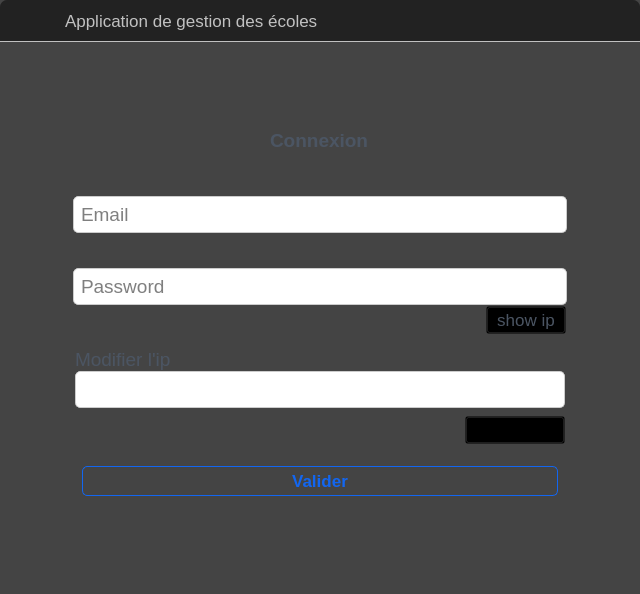
<?xml version="1.0" encoding="UTF-8"?>
<ui version="4.0">
 <class>Dialog</class>
 <widget class="QDialog" name="Dialog">
  <property name="geometry">
   <rect>
    <x>0</x>
    <y>0</y>
    <width>640</width>
    <height>594</height>
   </rect>
  </property>
  <property name="windowTitle">
   <string>Dialog</string>
  </property>
  <property name="styleSheet">
   <string notr="true">QDialog{background: transparent}
#Dialog{background: transparent}
#widget{background: #444}

QWidget,QFrame, #frame,frame{
background: transparent;
}
#label_connect_4{color:#c1c1c1;font-size:13pt}


#label_75{
font-size:14pt;
color:#eb983f
}

QLabel{
font-size:14pt;
color:#4b5563
}
 
#show_frame_ip{color:#4b5563}
#show_frame_ip:hover{color:#228BE6}
#show_frame_ip:checked{color:red}


#header_connexion_error{
    border-top-left-radius: 7px;
    border-top-right-radius: 7px;
border-bottom:1px solid #c1c1c1;
background-color:#222
}



QLineEdit,
QComboBox,
QDateEdit {
    background: #fff
}

QComboBox QListView {
    font-size: 12px;
    padding: 4px;
    background-color: #fefefe;
}

QLineEdit,QComboBox {
    border: none;
    border-bottom: 2px solid #1266f1
}


#valider_id_server {
    border: 1px solid #1266f1;
    padding: 4px;
    border-radius: 5px;
    color: #1266f1;
    width: 50px
}

#btn_connexion:hover {
    border: 1px solid #1266f1;
    background-color: #1266f1;
    padding: 4px;
    border-radius: 5px;
    color: #fff;
    width: 50px
}

#btn_welcome_fermer:hover {
    border: 1px solid #f74a4a;
    background-color: #f74a4a;
    padding: 4px;
    border-radius: 5px;
    color: #fff;
    width: 50px
}


/* Connexion Page*/
#connexion,
#header_connexion,
cours_prog {
    background-color: #fff;
border-bottom:1px solid #1f2837
}

#btn_connexion,
#valider_prog,
#modifier_prog {
    border: 1px solid #1266f1;
    padding: 4px;
    border-radius: 5px;
    color: #1266f1;
    width: 50px
}


#valider_id_server:hover {
    border: 1px solid #1266f1;
    background-color: #1266f1;
    padding: 4px;
    border-radius: 5px;
    color: #fff;
    width: 50px
}


#label_57 {
    color: #951d32;
}


QComboBox,QLineEdit,QDateEdit {
                background-color: white;
                color: black;
                border: 1px solid #ccc;
                border-radius:5px;
                padding: 5px;
min-height:25px;
max-height:25px; 
            }
QCheckBox{
  background-color: white;
                color: black;
                border: 1px solid #aaa;
                border-radius:2px; 
}
            
            QComboBox:hover,QDateEdit:focus,QLineEdit:focus,QComboBox:focus,QCheckBox:focus {
                
                border: 1px solid #007bff;
            }
                                        
            QComboBox:disabled::drop-down, QDateEdit:disabled::drop-down{
                background: transparent;
            }

            
            QComboBox:disabled {
                background-color: #afafaf;  /* Gris clair */
                color: #f0f0f0;  /* Texte grisé */
                border: 1px solid #dcdcdc;
            }

</string>
  </property>
  <layout class="QVBoxLayout" name="verticalLayout">
   <property name="spacing">
    <number>0</number>
   </property>
   <property name="leftMargin">
    <number>0</number>
   </property>
   <property name="topMargin">
    <number>0</number>
   </property>
   <property name="rightMargin">
    <number>0</number>
   </property>
   <property name="bottomMargin">
    <number>0</number>
   </property>
   <item>
    <widget class="QWidget" name="widget" native="true">
     <layout class="QVBoxLayout" name="verticalLayout_2">
      <property name="spacing">
       <number>0</number>
      </property>
      <property name="leftMargin">
       <number>0</number>
      </property>
      <property name="topMargin">
       <number>0</number>
      </property>
      <property name="rightMargin">
       <number>0</number>
      </property>
      <property name="bottomMargin">
       <number>0</number>
      </property>
      <item>
       <widget class="QWidget" name="header_connexion_error" native="true">
        <property name="maximumSize">
         <size>
          <width>16777215</width>
          <height>42</height>
         </size>
        </property>
        <layout class="QHBoxLayout" name="horizontalLayout_87">
         <property name="spacing">
          <number>0</number>
         </property>
         <property name="leftMargin">
          <number>0</number>
         </property>
         <property name="topMargin">
          <number>5</number>
         </property>
         <property name="rightMargin">
          <number>0</number>
         </property>
         <property name="bottomMargin">
          <number>5</number>
         </property>
         <item alignment="Qt::AlignHCenter">
          <widget class="QFrame" name="frame_222">
           <property name="maximumSize">
            <size>
             <width>16777215</width>
             <height>50</height>
            </size>
           </property>
           <property name="frameShape">
            <enum>QFrame::StyledPanel</enum>
           </property>
           <property name="frameShadow">
            <enum>QFrame::Raised</enum>
           </property>
           <layout class="QHBoxLayout" name="horizontalLayout_163">
            <property name="spacing">
             <number>0</number>
            </property>
            <property name="leftMargin">
             <number>9</number>
            </property>
            <property name="topMargin">
             <number>0</number>
            </property>
            <property name="rightMargin">
             <number>0</number>
            </property>
            <property name="bottomMargin">
             <number>0</number>
            </property>
            <item>
             <widget class="QFrame" name="frame_223">
              <property name="frameShape">
               <enum>QFrame::StyledPanel</enum>
              </property>
              <property name="frameShadow">
               <enum>QFrame::Raised</enum>
              </property>
              <layout class="QHBoxLayout" name="horizontalLayout_164">
               <property name="leftMargin">
                <number>0</number>
               </property>
               <property name="topMargin">
                <number>0</number>
               </property>
               <property name="rightMargin">
                <number>0</number>
               </property>
              </layout>
             </widget>
            </item>
            <item>
             <widget class="QFrame" name="frame_227">
              <property name="minimumSize">
               <size>
                <width>430</width>
                <height>0</height>
               </size>
              </property>
              <property name="frameShape">
               <enum>QFrame::StyledPanel</enum>
              </property>
              <property name="frameShadow">
               <enum>QFrame::Raised</enum>
              </property>
              <layout class="QHBoxLayout" name="horizontalLayout_165">
               <property name="leftMargin">
                <number>0</number>
               </property>
               <property name="topMargin">
                <number>0</number>
               </property>
               <property name="rightMargin">
                <number>0</number>
               </property>
               <property name="bottomMargin">
                <number>0</number>
               </property>
               <item>
                <widget class="QLabel" name="label_connect_4">
                 <property name="font">
                  <font>
                   <pointsize>13</pointsize>
                   <bold>false</bold>
                  </font>
                 </property>
                 <property name="text">
                  <string>Application de gestion des écoles</string>
                 </property>
                </widget>
               </item>
               <item>
                <widget class="QLabel" name="label_74">
                 <property name="text">
                  <string/>
                 </property>
                </widget>
               </item>
              </layout>
             </widget>
            </item>
            <item alignment="Qt::AlignRight|Qt::AlignVCenter">
             <widget class="QFrame" name="frame_228">
              <property name="frameShape">
               <enum>QFrame::StyledPanel</enum>
              </property>
              <property name="frameShadow">
               <enum>QFrame::Raised</enum>
              </property>
              <layout class="QHBoxLayout" name="horizontalLayout_166">
               <property name="spacing">
                <number>10</number>
               </property>
               <property name="leftMargin">
                <number>0</number>
               </property>
               <property name="topMargin">
                <number>0</number>
               </property>
               <property name="rightMargin">
                <number>0</number>
               </property>
               <property name="bottomMargin">
                <number>0</number>
               </property>
               <item>
                <widget class="QPushButton" name="min_error">
                 <property name="text">
                  <string/>
                 </property>
                 <property name="icon">
                  <iconset>
                   <normaloff>../../../../../../.designer/assets/icons/icons8-subtract-96.png</normaloff>../../../../../../.designer/assets/icons/icons8-subtract-96.png</iconset>
                 </property>
                 <property name="iconSize">
                  <size>
                   <width>20</width>
                   <height>20</height>
                  </size>
                 </property>
                 <property name="flat">
                  <bool>true</bool>
                 </property>
                </widget>
               </item>
               <item>
                <widget class="QPushButton" name="close_error">
                 <property name="text">
                  <string/>
                 </property>
                 <property name="icon">
                  <iconset>
                   <normaloff>../../../../../../.designer/assets/icons/icons8-close-48.png</normaloff>../../../../../../.designer/assets/icons/icons8-close-48.png</iconset>
                 </property>
                 <property name="iconSize">
                  <size>
                   <width>20</width>
                   <height>20</height>
                  </size>
                 </property>
                 <property name="flat">
                  <bool>true</bool>
                 </property>
                </widget>
               </item>
              </layout>
             </widget>
            </item>
           </layout>
          </widget>
         </item>
        </layout>
       </widget>
      </item>
      <item>
       <widget class="QWidget" name="body_connect" native="true">
        <layout class="QVBoxLayout" name="verticalLayout_3">
         <property name="spacing">
          <number>0</number>
         </property>
         <property name="leftMargin">
          <number>0</number>
         </property>
         <property name="topMargin">
          <number>0</number>
         </property>
         <property name="rightMargin">
          <number>0</number>
         </property>
         <property name="bottomMargin">
          <number>0</number>
         </property>
         <item alignment="Qt::AlignHCenter|Qt::AlignVCenter">
          <widget class="QWidget" name="connexion_3" native="true">
           <property name="enabled">
            <bool>true</bool>
           </property>
           <layout class="QHBoxLayout" name="horizontalLayout_151">
            <property name="spacing">
             <number>14</number>
            </property>
            <property name="leftMargin">
             <number>9</number>
            </property>
            <property name="topMargin">
             <number>9</number>
            </property>
            <property name="rightMargin">
             <number>9</number>
            </property>
            <property name="bottomMargin">
             <number>9</number>
            </property>
            <item>
             <widget class="QFrame" name="frame_129">
              <property name="minimumSize">
               <size>
                <width>50</width>
                <height>0</height>
               </size>
              </property>
              <property name="frameShape">
               <enum>QFrame::StyledPanel</enum>
              </property>
              <property name="frameShadow">
               <enum>QFrame::Raised</enum>
              </property>
              <layout class="QVBoxLayout" name="verticalLayout_68">
               <property name="spacing">
                <number>0</number>
               </property>
               <property name="leftMargin">
                <number>0</number>
               </property>
               <property name="topMargin">
                <number>0</number>
               </property>
               <property name="rightMargin">
                <number>0</number>
               </property>
               <property name="bottomMargin">
                <number>0</number>
               </property>
               <item>
                <widget class="QFrame" name="title_3">
                 <property name="frameShape">
                  <enum>QFrame::StyledPanel</enum>
                 </property>
                 <property name="frameShadow">
                  <enum>QFrame::Raised</enum>
                 </property>
                 <layout class="QHBoxLayout" name="horizontalLayout_152">
                  <property name="spacing">
                   <number>0</number>
                  </property>
                  <property name="leftMargin">
                   <number>0</number>
                  </property>
                  <property name="topMargin">
                   <number>0</number>
                  </property>
                  <property name="rightMargin">
                   <number>0</number>
                  </property>
                  <property name="bottomMargin">
                   <number>0</number>
                  </property>
                  <item alignment="Qt::AlignHCenter">
                   <widget class="QLabel" name="label_49">
                    <property name="font">
                     <font>
                      <pointsize>14</pointsize>
                      <bold>true</bold>
                     </font>
                    </property>
                    <property name="text">
                     <string>Connexion</string>
                    </property>
                   </widget>
                  </item>
                 </layout>
                </widget>
               </item>
               <item>
                <widget class="QFrame" name="frame_130">
                 <property name="sizePolicy">
                  <sizepolicy hsizetype="Preferred" vsizetype="Expanding">
                   <horstretch>0</horstretch>
                   <verstretch>0</verstretch>
                  </sizepolicy>
                 </property>
                 <property name="minimumSize">
                  <size>
                   <width>500</width>
                   <height>0</height>
                  </size>
                 </property>
                 <property name="maximumSize">
                  <size>
                   <width>700</width>
                   <height>16777215</height>
                  </size>
                 </property>
                 <property name="frameShape">
                  <enum>QFrame::StyledPanel</enum>
                 </property>
                 <property name="frameShadow">
                  <enum>QFrame::Raised</enum>
                 </property>
                 <layout class="QHBoxLayout" name="horizontalLayout_153">
                  <property name="spacing">
                   <number>20</number>
                  </property>
                  <property name="leftMargin">
                   <number>0</number>
                  </property>
                  <property name="topMargin">
                   <number>0</number>
                  </property>
                  <property name="rightMargin">
                   <number>0</number>
                  </property>
                  <property name="bottomMargin">
                   <number>0</number>
                  </property>
                  <item>
                   <widget class="QFrame" name="form_3">
                    <property name="frameShape">
                     <enum>QFrame::StyledPanel</enum>
                    </property>
                    <property name="frameShadow">
                     <enum>QFrame::Raised</enum>
                    </property>
                    <layout class="QVBoxLayout" name="verticalLayout_69">
                     <property name="spacing">
                      <number>9</number>
                     </property>
                     <property name="leftMargin">
                      <number>0</number>
                     </property>
                     <property name="topMargin">
                      <number>0</number>
                     </property>
                     <property name="rightMargin">
                      <number>0</number>
                     </property>
                     <property name="bottomMargin">
                      <number>0</number>
                     </property>
                     <item alignment="Qt::AlignHCenter">
                      <widget class="QLabel" name="error_message">
                       <property name="palette">
                        <palette>
                         <active>
                          <colorrole role="WindowText">
                           <brush brushstyle="SolidPattern">
                            <color alpha="255">
                             <red>75</red>
                             <green>85</green>
                             <blue>99</blue>
                            </color>
                           </brush>
                          </colorrole>
                          <colorrole role="Button">
                           <brush brushstyle="SolidPattern">
                            <color alpha="0">
                             <red>0</red>
                             <green>0</green>
                             <blue>0</blue>
                            </color>
                           </brush>
                          </colorrole>
                          <colorrole role="Text">
                           <brush brushstyle="SolidPattern">
                            <color alpha="255">
                             <red>75</red>
                             <green>85</green>
                             <blue>99</blue>
                            </color>
                           </brush>
                          </colorrole>
                          <colorrole role="ButtonText">
                           <brush brushstyle="SolidPattern">
                            <color alpha="255">
                             <red>75</red>
                             <green>85</green>
                             <blue>99</blue>
                            </color>
                           </brush>
                          </colorrole>
                          <colorrole role="Base">
                           <brush brushstyle="SolidPattern">
                            <color alpha="0">
                             <red>0</red>
                             <green>0</green>
                             <blue>0</blue>
                            </color>
                           </brush>
                          </colorrole>
                          <colorrole role="Window">
                           <brush brushstyle="SolidPattern">
                            <color alpha="0">
                             <red>0</red>
                             <green>0</green>
                             <blue>0</blue>
                            </color>
                           </brush>
                          </colorrole>
                          <colorrole role="PlaceholderText">
                           <brush brushstyle="SolidPattern">
                            <color alpha="255">
                             <red>75</red>
                             <green>85</green>
                             <blue>99</blue>
                            </color>
                           </brush>
                          </colorrole>
                         </active>
                         <inactive>
                          <colorrole role="WindowText">
                           <brush brushstyle="SolidPattern">
                            <color alpha="255">
                             <red>75</red>
                             <green>85</green>
                             <blue>99</blue>
                            </color>
                           </brush>
                          </colorrole>
                          <colorrole role="Button">
                           <brush brushstyle="SolidPattern">
                            <color alpha="0">
                             <red>0</red>
                             <green>0</green>
                             <blue>0</blue>
                            </color>
                           </brush>
                          </colorrole>
                          <colorrole role="Text">
                           <brush brushstyle="SolidPattern">
                            <color alpha="255">
                             <red>75</red>
                             <green>85</green>
                             <blue>99</blue>
                            </color>
                           </brush>
                          </colorrole>
                          <colorrole role="ButtonText">
                           <brush brushstyle="SolidPattern">
                            <color alpha="255">
                             <red>75</red>
                             <green>85</green>
                             <blue>99</blue>
                            </color>
                           </brush>
                          </colorrole>
                          <colorrole role="Base">
                           <brush brushstyle="SolidPattern">
                            <color alpha="0">
                             <red>0</red>
                             <green>0</green>
                             <blue>0</blue>
                            </color>
                           </brush>
                          </colorrole>
                          <colorrole role="Window">
                           <brush brushstyle="SolidPattern">
                            <color alpha="0">
                             <red>0</red>
                             <green>0</green>
                             <blue>0</blue>
                            </color>
                           </brush>
                          </colorrole>
                          <colorrole role="PlaceholderText">
                           <brush brushstyle="SolidPattern">
                            <color alpha="255">
                             <red>75</red>
                             <green>85</green>
                             <blue>99</blue>
                            </color>
                           </brush>
                          </colorrole>
                         </inactive>
                         <disabled>
                          <colorrole role="WindowText">
                           <brush brushstyle="SolidPattern">
                            <color alpha="255">
                             <red>75</red>
                             <green>85</green>
                             <blue>99</blue>
                            </color>
                           </brush>
                          </colorrole>
                          <colorrole role="Button">
                           <brush brushstyle="SolidPattern">
                            <color alpha="0">
                             <red>0</red>
                             <green>0</green>
                             <blue>0</blue>
                            </color>
                           </brush>
                          </colorrole>
                          <colorrole role="Text">
                           <brush brushstyle="SolidPattern">
                            <color alpha="255">
                             <red>75</red>
                             <green>85</green>
                             <blue>99</blue>
                            </color>
                           </brush>
                          </colorrole>
                          <colorrole role="ButtonText">
                           <brush brushstyle="SolidPattern">
                            <color alpha="255">
                             <red>75</red>
                             <green>85</green>
                             <blue>99</blue>
                            </color>
                           </brush>
                          </colorrole>
                          <colorrole role="Base">
                           <brush brushstyle="SolidPattern">
                            <color alpha="0">
                             <red>0</red>
                             <green>0</green>
                             <blue>0</blue>
                            </color>
                           </brush>
                          </colorrole>
                          <colorrole role="Window">
                           <brush brushstyle="SolidPattern">
                            <color alpha="0">
                             <red>0</red>
                             <green>0</green>
                             <blue>0</blue>
                            </color>
                           </brush>
                          </colorrole>
                          <colorrole role="PlaceholderText">
                           <brush brushstyle="SolidPattern">
                            <color alpha="255">
                             <red>75</red>
                             <green>85</green>
                             <blue>99</blue>
                            </color>
                           </brush>
                          </colorrole>
                         </disabled>
                        </palette>
                       </property>
                       <property name="font">
                        <font>
                         <pointsize>14</pointsize>
                         <bold>true</bold>
                        </font>
                       </property>
                       <property name="text">
                        <string/>
                       </property>
                      </widget>
                     </item>
                     <item>
                      <widget class="QFrame" name="frame_user_connexion_3">
                       <property name="frameShape">
                        <enum>QFrame::StyledPanel</enum>
                       </property>
                       <property name="frameShadow">
                        <enum>QFrame::Raised</enum>
                       </property>
                       <layout class="QHBoxLayout" name="horizontalLayout_155">
                        <property name="leftMargin">
                         <number>0</number>
                        </property>
                        <property name="rightMargin">
                         <number>0</number>
                        </property>
                        <item>
                         <widget class="QLineEdit" name="email_2">
                          <property name="minimumSize">
                           <size>
                            <width>400</width>
                            <height>37</height>
                           </size>
                          </property>
                          <property name="font">
                           <font>
                            <pointsize>14</pointsize>
                           </font>
                          </property>
                          <property name="text">
                           <string/>
                          </property>
                          <property name="placeholderText">
                           <string>Email</string>
                          </property>
                         </widget>
                        </item>
                       </layout>
                      </widget>
                     </item>
                     <item>
                      <widget class="QFrame" name="frame_password_connect_3">
                       <property name="frameShape">
                        <enum>QFrame::StyledPanel</enum>
                       </property>
                       <property name="frameShadow">
                        <enum>QFrame::Raised</enum>
                       </property>
                       <layout class="QVBoxLayout" name="verticalLayout_220">
                        <property name="spacing">
                         <number>0</number>
                        </property>
                        <property name="leftMargin">
                         <number>0</number>
                        </property>
                        <property name="topMargin">
                         <number>15</number>
                        </property>
                        <property name="rightMargin">
                         <number>0</number>
                        </property>
                        <property name="bottomMargin">
                         <number>0</number>
                        </property>
                        <item>
                         <widget class="QLineEdit" name="password_2">
                          <property name="minimumSize">
                           <size>
                            <width>400</width>
                            <height>37</height>
                           </size>
                          </property>
                          <property name="font">
                           <font>
                            <pointsize>14</pointsize>
                           </font>
                          </property>
                          <property name="inputMethodHints">
                           <set>Qt::ImhHiddenText|Qt::ImhNoAutoUppercase|Qt::ImhNoPredictiveText|Qt::ImhSensitiveData</set>
                          </property>
                          <property name="echoMode">
                           <enum>QLineEdit::Password</enum>
                          </property>
                          <property name="cursorPosition">
                           <number>0</number>
                          </property>
                          <property name="placeholderText">
                           <string>Password</string>
                          </property>
                          <property name="cursorMoveStyle">
                           <enum>Qt::VisualMoveStyle</enum>
                          </property>
                         </widget>
                        </item>
                        <item alignment="Qt::AlignRight">
                         <widget class="QFrame" name="frame_241">
                          <property name="minimumSize">
                           <size>
                            <width>0</width>
                            <height>25</height>
                           </size>
                          </property>
                          <property name="frameShape">
                           <enum>QFrame::StyledPanel</enum>
                          </property>
                          <property name="frameShadow">
                           <enum>QFrame::Raised</enum>
                          </property>
                          <layout class="QVBoxLayout" name="verticalLayout_219">
                           <property name="spacing">
                            <number>0</number>
                           </property>
                           <property name="leftMargin">
                            <number>0</number>
                           </property>
                           <property name="topMargin">
                            <number>0</number>
                           </property>
                           <property name="rightMargin">
                            <number>0</number>
                           </property>
                           <property name="bottomMargin">
                            <number>0</number>
                           </property>
                           <item>
                            <widget class="QPushButton" name="show_frame_ip">
                             <property name="font">
                              <font>
                               <pointsize>13</pointsize>
                              </font>
                             </property>
                             <property name="cursor">
                              <cursorShape>PointingHandCursor</cursorShape>
                             </property>
                             <property name="text">
                              <string>show ip</string>
                             </property>
                             <property name="checkable">
                              <bool>true</bool>
                             </property>
                             <property name="autoExclusive">
                              <bool>true</bool>
                             </property>
                            </widget>
                           </item>
                          </layout>
                         </widget>
                        </item>
                       </layout>
                      </widget>
                     </item>
                     <item>
                      <widget class="QFrame" name="frame_238">
                       <property name="frameShape">
                        <enum>QFrame::StyledPanel</enum>
                       </property>
                       <property name="frameShadow">
                        <enum>QFrame::Raised</enum>
                       </property>
                       <layout class="QVBoxLayout" name="verticalLayout_215">
                        <property name="spacing">
                         <number>0</number>
                        </property>
                        <property name="leftMargin">
                         <number>0</number>
                        </property>
                        <property name="topMargin">
                         <number>0</number>
                        </property>
                        <property name="rightMargin">
                         <number>0</number>
                        </property>
                        <property name="bottomMargin">
                         <number>0</number>
                        </property>
                        <item>
                         <widget class="QFrame" name="frame_240">
                          <property name="frameShape">
                           <enum>QFrame::StyledPanel</enum>
                          </property>
                          <property name="frameShadow">
                           <enum>QFrame::Raised</enum>
                          </property>
                          <layout class="QVBoxLayout" name="verticalLayout_216">
                           <property name="spacing">
                            <number>0</number>
                           </property>
                           <property name="leftMargin">
                            <number>0</number>
                           </property>
                           <property name="topMargin">
                            <number>0</number>
                           </property>
                           <property name="rightMargin">
                            <number>0</number>
                           </property>
                           <property name="bottomMargin">
                            <number>0</number>
                           </property>
                           <item>
                            <widget class="QFrame" name="frame_243">
                             <property name="frameShape">
                              <enum>QFrame::StyledPanel</enum>
                             </property>
                             <property name="frameShadow">
                              <enum>QFrame::Raised</enum>
                             </property>
                             <layout class="QVBoxLayout" name="verticalLayout_217">
                              <property name="spacing">
                               <number>0</number>
                              </property>
                              <property name="leftMargin">
                               <number>0</number>
                              </property>
                              <property name="topMargin">
                               <number>0</number>
                              </property>
                              <property name="rightMargin">
                               <number>0</number>
                              </property>
                              <property name="bottomMargin">
                               <number>0</number>
                              </property>
                              <item>
                               <widget class="QLabel" name="label_76">
                                <property name="text">
                                 <string>Modifier l'ip</string>
                                </property>
                               </widget>
                              </item>
                              <item>
                               <widget class="QLineEdit" name="input_change_ip">
                                <property name="font">
                                 <font>
                                  <pointsize>13</pointsize>
                                 </font>
                                </property>
                               </widget>
                              </item>
                             </layout>
                            </widget>
                           </item>
                           <item alignment="Qt::AlignRight">
                            <widget class="QFrame" name="frame_242">
                             <property name="frameShape">
                              <enum>QFrame::StyledPanel</enum>
                             </property>
                             <property name="frameShadow">
                              <enum>QFrame::Raised</enum>
                             </property>
                             <layout class="QVBoxLayout" name="verticalLayout_218">
                              <property name="spacing">
                               <number>0</number>
                              </property>
                              <property name="leftMargin">
                               <number>0</number>
                              </property>
                              <property name="topMargin">
                               <number>6</number>
                              </property>
                              <property name="rightMargin">
                               <number>0</number>
                              </property>
                              <property name="bottomMargin">
                               <number>0</number>
                              </property>
                              <item>
                               <widget class="QPushButton" name="change_ip">
                                <property name="minimumSize">
                                 <size>
                                  <width>100</width>
                                  <height>0</height>
                                 </size>
                                </property>
                                <property name="font">
                                 <font>
                                  <pointsize>13</pointsize>
                                 </font>
                                </property>
                                <property name="cursor">
                                 <cursorShape>PointingHandCursor</cursorShape>
                                </property>
                                <property name="text">
                                 <string>Modifier</string>
                                </property>
                               </widget>
                              </item>
                             </layout>
                            </widget>
                           </item>
                          </layout>
                         </widget>
                        </item>
                       </layout>
                      </widget>
                     </item>
                     <item>
                      <widget class="QFrame" name="frame_button_3">
                       <property name="frameShape">
                        <enum>QFrame::StyledPanel</enum>
                       </property>
                       <property name="frameShadow">
                        <enum>QFrame::Raised</enum>
                       </property>
                       <layout class="QHBoxLayout" name="horizontalLayout_157">
                        <item>
                         <widget class="QPushButton" name="btn_connexion">
                          <property name="enabled">
                           <bool>true</bool>
                          </property>
                          <property name="font">
                           <font>
                            <pointsize>13</pointsize>
                            <bold>true</bold>
                           </font>
                          </property>
                          <property name="cursor">
                           <cursorShape>PointingHandCursor</cursorShape>
                          </property>
                          <property name="text">
                           <string>Valider</string>
                          </property>
                          <property name="flat">
                           <bool>true</bool>
                          </property>
                         </widget>
                        </item>
                       </layout>
                      </widget>
                     </item>
                    </layout>
                   </widget>
                  </item>
                 </layout>
                </widget>
               </item>
              </layout>
             </widget>
            </item>
           </layout>
          </widget>
         </item>
        </layout>
       </widget>
      </item>
     </layout>
    </widget>
   </item>
  </layout>
 </widget>
 <resources/>
 <connections/>
</ui>
